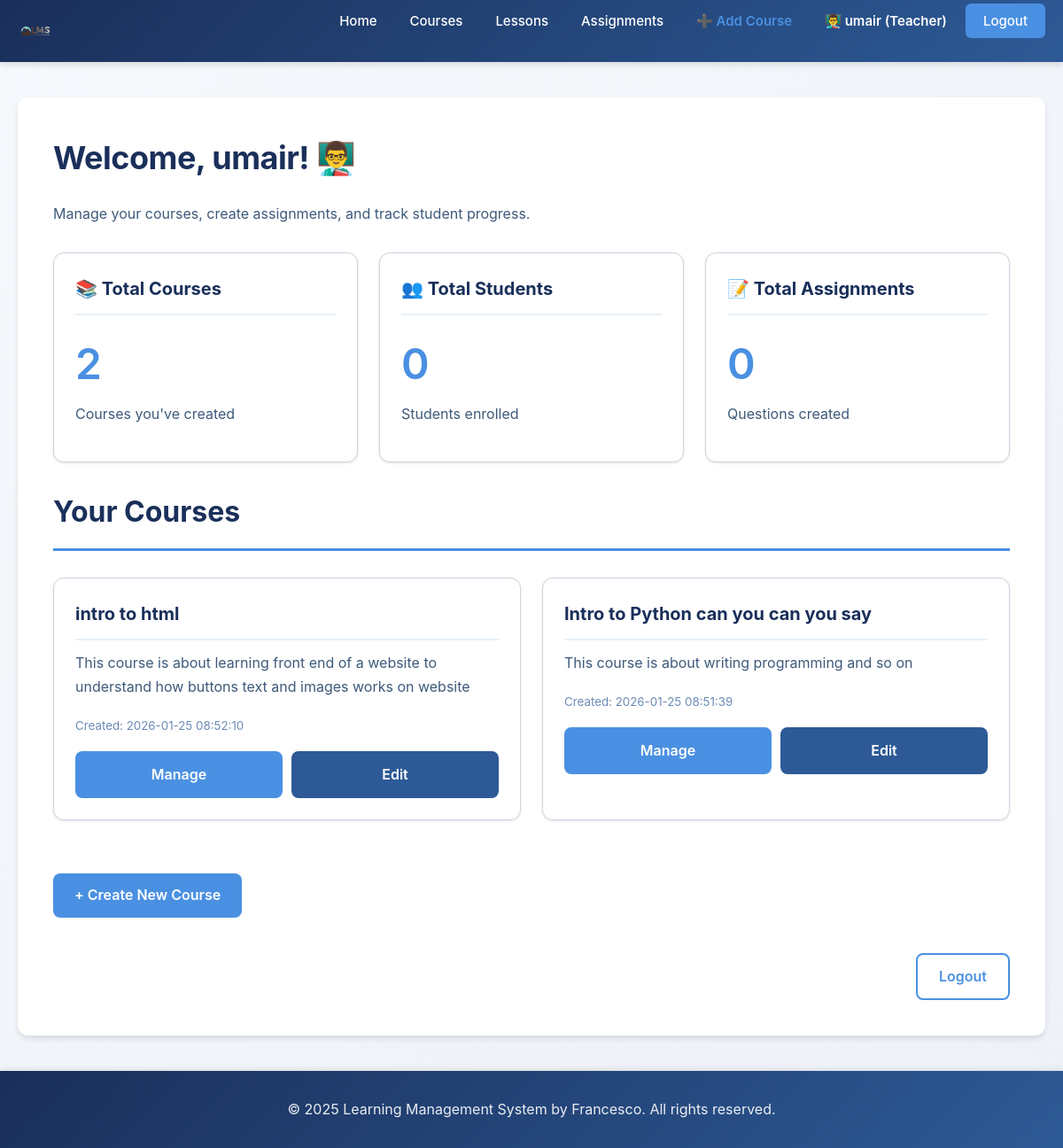
The app's page /teacher_dashboard (signed in), older data.
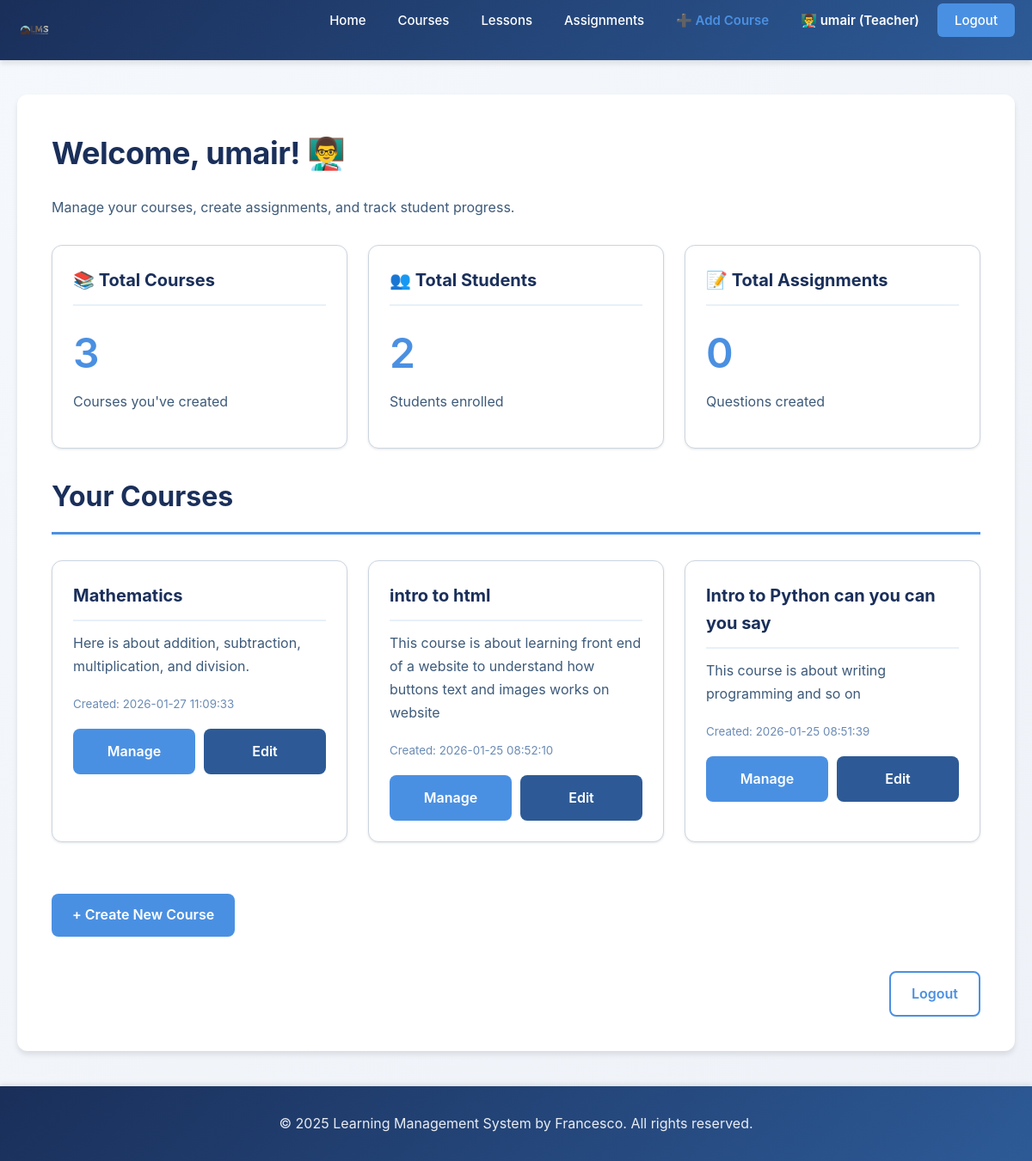
The same page, newer data.
### tables this page shows
CREATE TABLE courses (
            -- Unique identifier for each course
            id INTEGER PRIMARY KEY AUTOINCREMENT,
            -- Unique course ID number
            course_id INTEGER,
            -- Course title (must be unique)
            title TEXT NOT NULL UNIQUE,
            -- Description of what the course covers
            description TEXT,
            -- ID of the teacher who created this course
            teacher_id INTEGER,
            -- Timestamp when course was created
            created_at TIMESTAMP DEFAULT CURRENT_TIMESTAMP,
            -- Foreign key linking to the teacher user
            FOREIGN KEY (teacher_id) REFERENCES users(id)
        );

### app.py (the view)
@app.route("/teacher_dashboard")
def teacher_dashboard():
    if 'user_id' not in session:
        return redirect(url_for('login'))
    if session.get('role') != 'teacher':
        return redirect(url_for('home'))
    try:
        conn = get_db_connection()
        cursor = conn.cursor()
        cursor.execute("""
            SELECT id, title, description, created_at
            FROM courses
            WHERE teacher_id = ?
            ORDER BY created_at DESC
        """, (session['user_id'],))
        my_courses = cursor.fetchall()
        cursor.execute("""
            SELECT COUNT(DISTINCT e.student_id) as count
            FROM enrollments e
            JOIN courses c ON e.course_id = c.id
            WHERE c.teacher_id = ?
        """, (session['user_id'],))
        total_students = cursor.fetchone()['count']
        cursor.execute("""
            SELECT COUNT(m.id) as count
            FROM msqs m
            JOIN topics t ON m.topic_id = t.id
            JOIN courses c ON t.course_id = c.id
            WHERE c.teacher_id = ?
        """, (session['user_id'],))
        total_assignments = cursor.fetchone()['count']
        conn.close()
        return render_template('teacher_dashboard.html',
                             my_courses=my_courses,
                             total_students=total_students,
                             total_assignments=total_assignments,
                             full_name=session.get('full_name'))
    except Exception as e:
        return render_template('teacher_dashboard.html', my_courses=[], error='Error loading courses')

### app.py (called while the page is built)
def get_db_connection(db_name="lms.db"):
    conn = sqlite3.connect(db_name)
    conn.row_factory = sqlite3.Row
    return conn

### templates/teacher_dashboard.html (shortened to what this page needs)
{% extends 'base.html' %}
{% block content %}
    <h1>Welcome, {{ full_name }}! 👨‍🏫</h1>
    <p>Manage your courses, create assignments, and track student progress.</p>
    <div class="grid mt-30">
        <div class="card">
            <div class="card-header">📚 Total Courses</div>
            <div class="card-body">
                <h2 style="color: var(--accent-blue); font-size: 48px; margin: 0;">{{ my_courses | length }}</h2>
                <p>Courses you've created</p>
            </div>
        </div>
        <div class="card">
            <div class="card-header">👥 Total Students</div>
            <div class="card-body">
                <h2 style="color: var(--accent-blue); font-size: 48px; margin: 0;">{{ total_students or 0 }}</h2>
                <p>Students enrolled</p>
            </div>
        </div>
        <div class="card">
            <div class="card-header">📝 Total Assignments</div>
            <div class="card-body">
                <h2 style="color: var(--accent-blue); font-size: 48px; margin: 0;">{{ total_assignments or 0 }}</h2>
                <p>Questions created</p>
            </div>
        </div>
    </div>
    <div class="section mt-30">
        <h2 class="section-title">Your Courses</h2>
        {% if my_courses %}
            <div class="grid">
                {% for course in my_courses %}
                    <div class="card">
                        <div class="card-header">{{ course.title }}</div>
                        <div class="card-body">
                            <p>{{ course.description or 'No description available' }}</p>
                            <p class="text-muted"><small>Created: {{ course.created_at or 'Unknown' }}</small></p>
                            <div style="display: flex; gap: 10px; margin-top: 15px;">
                                <a href="{{ url_for('manage_course', course_id=course.id) }}" class="btn btn-primary" style="flex: 1; text-align: center;">Manage</a>
                                <a href="{{ url_for('manage_course', course_id=course.id) }}" class="btn btn-secondary" style="flex: 1; text-align: center;">Edit</a>
                            </div>
                        </div>
                    </div>
                {% endfor %}
            </div>
        {% else %}
            <p class="text-muted">You haven't created any courses yet.</p>
        {% endif %}
        <a href="{{ url_for('create_course') }}" class="btn btn-primary mt-30">+ Create New Course</a>
    </div>
    <div style="margin-top: 30px; text-align: right;">
        <a href="{{ url_for('logout') }}" class="btn btn-outline">Logout</a>
    </div>
{% endblock %}

Row changes from the older to the newer data that the page shows:
added courses: title "Mathematics", description "Here is about addition, subtraction, multiplication, and division.", created_at "2026-01-27 11:09:33"
Text that changed along with them:
{{ my_courses | length }}: "2" → "3"
{{ total_students or 0 }}: "0" → "2"
